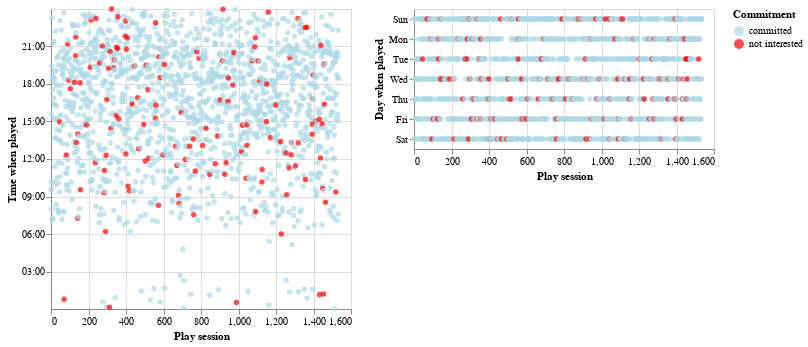

Notebook source saved alongside this figure:
### Code cell
# Exploratory plots to check whether committed players have a routine

tidywhole['identifier'] = np.where(tidywhole['hashedEmail'].isin(commit_list), 'committed', 'not interested')
tidywhole

domain = ['committed', 'not interested']
range_ = ['lightblue', 'red']

scat = alt.Chart(tidywhole.reset_index()).mark_circle().encode(
    x=alt.X("index").title('Play session'),
    y=alt.Y("start_time:T", timeUnit='hoursminutes').title('Time when played'),
    color=alt.Color('identifier').title("Commitment").scale(domain=domain, range=range_)
)
scat2 = alt.Chart(tidywhole.reset_index()).mark_circle().encode(
    x=alt.X("index").title('Play session'),
    y=alt.Y("start_time:N", timeUnit='day').title('Day when played'),
    color=alt.Color('identifier').title("Commitment").scale(domain=domain, range=range_)
)

scat | scat2
# There is no correlation between commitment and time or day of play

### Figure 1 — Vega-Lite specification as saved in the notebook (floating-point values rounded to 4 significant figures; data arrays with more than 128 entries replaced by an {"elided": "..."} marker saying what was removed)
{"config": {"view": {"continuousWidth": 300, "continuousHeight": 300}}, "hconcat": [{"data": {"name": "data-9dc98b1f891ef8efc88a4c3e4a344165"}, "mark": {"type": "circle"}, "encoding": {"color": {"field": "identifier", "scale": {"domain": ["committed", "not interested"], "range": ["lightblue", "red"]}, "title": "Commitment", "type": "nominal"}, "x": {"field": "index", "title": "Play session", "type": "quantitative"}, "y": {"field": "start_time", "timeUnit": "hoursminutes", "title": "Time when played", "type": "temporal"}}}, {"data": {"name": "data-9dc98b1f891ef8efc88a4c3e4a344165"}, "mark": {"type": "circle"}, "encoding": {"color": {"field": "identifier", "scale": {"domain": ["committed", "not interested"], "range": ["lightblue", "red"]}, "title": "Commitment", "type": "nominal"}, "x": {"field": "index", "title": "Play session", "type": "quantitative"}, "y": {"field": "start_time", "timeUnit": "day", "title": "Day when played", "type": "nominal"}}}], "$schema": "https://vega.github.io/schema/vega-lite/v5.20.1.json", "datasets": {"data-9dc98b1f891ef8efc88a4c3e4a344165": {"elided": "1535 records"}}}
